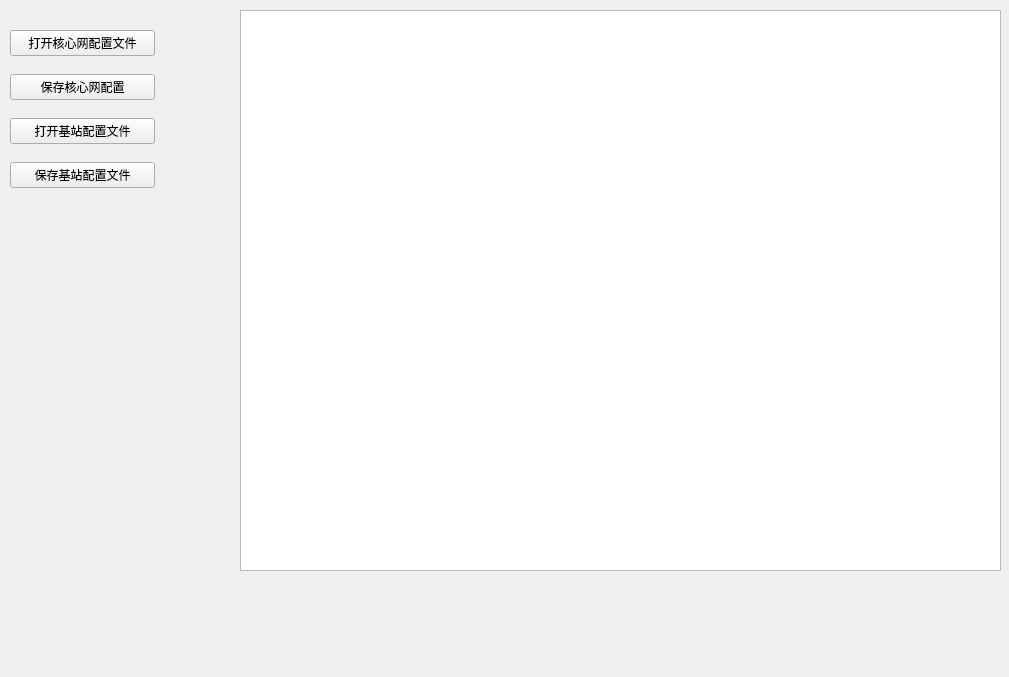
<?xml version="1.0" encoding="UTF-8"?>
<ui version="4.0">
 <class>ModifyConf</class>
 <widget class="QWidget" name="ModifyConf">
  <property name="geometry">
   <rect>
    <x>0</x>
    <y>0</y>
    <width>1009</width>
    <height>677</height>
   </rect>
  </property>
  <property name="windowTitle">
   <string>Form</string>
  </property>
  <widget class="QTextEdit" name="textEdit">
   <property name="geometry">
    <rect>
     <x>240</x>
     <y>10</y>
     <width>761</width>
     <height>561</height>
    </rect>
   </property>
  </widget>
  <widget class="QWidget" name="">
   <property name="geometry">
    <rect>
     <x>10</x>
     <y>30</y>
     <width>145</width>
     <height>158</height>
    </rect>
   </property>
   <layout class="QVBoxLayout" name="verticalLayout">
    <item>
     <widget class="QPushButton" name="pushButton">
      <property name="text">
       <string>打开核心网配置文件</string>
      </property>
     </widget>
    </item>
    <item>
     <spacer name="verticalSpacer">
      <property name="orientation">
       <enum>Qt::Vertical</enum>
      </property>
      <property name="sizeHint" stdset="0">
       <size>
        <width>20</width>
        <height>40</height>
       </size>
      </property>
     </spacer>
    </item>
    <item>
     <widget class="QPushButton" name="pushButton_2">
      <property name="text">
       <string>保存核心网配置</string>
      </property>
     </widget>
    </item>
    <item>
     <spacer name="verticalSpacer_2">
      <property name="orientation">
       <enum>Qt::Vertical</enum>
      </property>
      <property name="sizeHint" stdset="0">
       <size>
        <width>20</width>
        <height>40</height>
       </size>
      </property>
     </spacer>
    </item>
    <item>
     <widget class="QPushButton" name="pushButton_3">
      <property name="text">
       <string>打开基站配置文件</string>
      </property>
     </widget>
    </item>
    <item>
     <spacer name="verticalSpacer_3">
      <property name="orientation">
       <enum>Qt::Vertical</enum>
      </property>
      <property name="sizeHint" stdset="0">
       <size>
        <width>20</width>
        <height>40</height>
       </size>
      </property>
     </spacer>
    </item>
    <item>
     <widget class="QPushButton" name="pushButton_4">
      <property name="text">
       <string>保存基站配置文件</string>
      </property>
     </widget>
    </item>
   </layout>
  </widget>
 </widget>
 <resources/>
 <connections/>
</ui>
